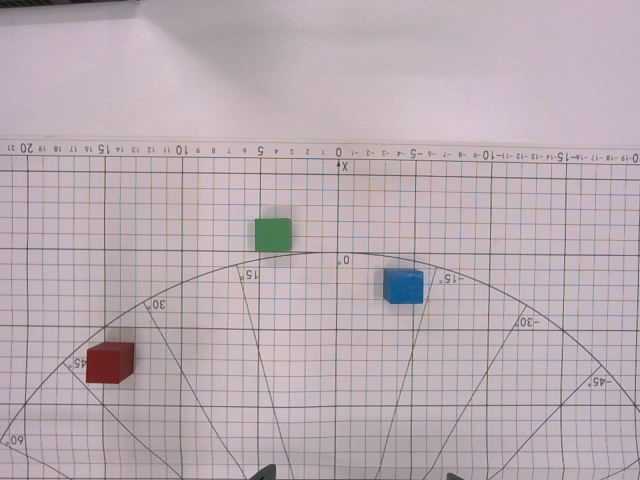
#> input picture Mirobot_data/W10/L01_blue/rgb/00000000.png, 640 x 480 px; the run also reads 1 picture not shown here
$ python compare_rollouts.py --left ../Mirobot_data/W10/L01_blue/rgb/00000000.png --right ../Mirobot_data/W10/L01_blue/rgb/00000002.png
#> lines starting #> are read from the running program, lines starting #| are printed output that depends on the picture
#!/usr/bin/env python3
"""두 롤아웃 영상을 waypoint 기준으로 맞춰 나란히 붙인다. (서버)

스텝 수가 서로 달라도 **같은 waypoint 구간이 같은 시간에 보이도록** 구간마다 길이를 맞춘다.
프레임은 기존 MP4 에서 읽고, 구간 경계는 각 실행의 jsonl 에서 읽는다.

    python -m tools.compare_rollouts \
      --left  rollouts/2026_09_17/compound/10_44_39--compound.mp4 --left-log  data/compound/2026_09_17-10_44_39.jsonl \
      --right rollouts/2026_09_20/follow/11_32_28--follow.mp4     --right-log data/follow/2026_09_20-11_32_28.jsonl \
      --left-title "9/17 Panda 원본" --right-title "9/20 Mirobot 보고값 추종"

영상은 2×2 격자라 카메라 하나만 잘라 쓴다 (`--camera`). 격자 순서는 agentview·frontview / sideview·birdview.
"""

from __future__ import annotations

import argparse
import json
import time
from pathlib import Path

import imageio
import numpy as np
from PIL import Image, ImageDraw

CAMERA_TILE = {"agentview": (0, 0), "frontview": (0, 1), "sideview": (1, 0), "birdview": (1, 1)}
FPS = 20  # 시뮬 20Hz — 20fps 가 실시간이다


def waypoint_spans(log: Path, n_frames: int) -> list[tuple[str, int, int]]:
    """(waypoint 이름, 시작 프레임, 끝 프레임). jsonl 의 waypoint 표시로 구간을 나눈다.

    롤아웃 기록은 스텝마다 한 줄이고 `waypoint` 가 도착 지점에만 붙는다.
    추종 기록은 waypoint 루프 동안만 남기므로, 앞쪽 settle 프레임 수만큼 밀어서 맞춘다.
    """
    rows = [json.loads(line) for line in log.open()]
    rows = [r for r in rows if "meta" not in r]
    offset = n_frames - len(rows)  # 기록에 없는 앞부분(settle) 프레임 수
    spans, start = [], 0
    for i, row in enumerate(rows):
        name = row.get("waypoint")
        if not name:
            continue
        if spans and spans[-1][0] == name:  # 추종 기록은 같은 이름이 연속으로 나온다
            spans[-1] = (name, spans[-1][1], offset + i)
            continue
        spans.append((name, offset + start, offset + i))
        start = i + 1
    return [(name, a, b) for name, a, b in spans if b >= a]


def tile(frame: np.ndarray, camera: str) -> np.ndarray:
    row, col = CAMERA_TILE[camera]
    h, w = frame.shape[0] // 2, frame.shape[1] // 2
    return frame[row * h:(row + 1) * h, col * w:(col + 1) * w]


def pad_to(indices: list[int], length: int) -> list[int]:
    """모자라면 **마지막 프레임을 반복**해 length 개로.

    늘려 맞추면(프레임 복제) 구간 내내 움직임이 툭툭 끊겨 보인다. 먼저 끝난 쪽이 그 자리에서
    기다리게 하면 구간 안에서는 두 영상 모두 제 속도로 흐르고 구간 끝에서 다시 만난다.
    """
    return indices + [indices[-1]] * (length - len(indices)) if indices else []


def stack(a: np.ndarray, b: np.ndarray, args, note: str, note_l: str = "", note_r: str = "") -> np.ndarray:
    """두 장면을 나란히 붙이고 제목·설명 줄을 얹는다."""
    pair = np.hstack([a, np.zeros((a.shape[0], 6, 3), np.uint8), b])
    im = Image.new("RGB", (pair.shape[1], pair.shape[0] + 34), (0, 0, 0))
    im.paste(Image.fromarray(pair), (0, 34))
    d = ImageDraw.Draw(im)
    d.text((6, 4), args.left_title + note_l, fill=(255, 255, 0))
    d.text((pair.shape[1] // 2 + 12, 4), args.right_title + note_r, fill=(255, 255, 0))
    d.text((6, 20), f"{note}   {args.camera}", fill=(200, 200, 200))
    return np.array(im)


def write(frames, keyframes, args) -> None:
    args.out.mkdir(parents=True, exist_ok=True)
    stem = args.out / f"{time.strftime('%H_%M_%S')}--compare-{args.camera}-{args.align}"
    imageio.mimwrite(f"{stem}.mp4", frames, fps=args.fps)
    Image.fromarray(np.vstack(keyframes)).save(f"{stem}--keyframes.png")
    print(f"\nsaved {stem}.mp4  ({len(frames)} frames, {len(frames) / args.fps:.1f}s @ {args.fps}fps)")
    print(f"saved {stem}--keyframes.png")


def main() -> None:
    parser = argparse.ArgumentParser(description=__doc__, formatter_class=argparse.RawDescriptionHelpFormatter)
    parser.add_argument("--left", type=Path, required=True)
    parser.add_argument("--left-log", type=Path, help="--align waypoint 일 때 필요")
    parser.add_argument("--right", type=Path, required=True)
    parser.add_argument("--right-log", type=Path, help="--align waypoint 일 때 필요")
    parser.add_argument("--left-title", default="left")
    parser.add_argument("--right-title", default="right")
    parser.add_argument("--camera", default="frontview", choices=sorted(CAMERA_TILE))
    parser.add_argument("--align", choices=("waypoint", "none"), default="waypoint",
                        help="waypoint: 구간마다 길이를 맞춰 같은 순간에 같은 자세가 보이게 한다. "
                             "none: 각자 제 속도로 재생하고 짧은 쪽은 마지막 장면으로 채운다")
    parser.add_argument("--hold", type=int, default=6, help="waypoint 끝에서 멈춰 보여줄 프레임 수")
    parser.add_argument("--fps", type=int, default=FPS, help="20 이 실시간 (시뮬 20Hz)")
    parser.add_argument("--out", type=Path, default=Path("rollouts") / time.strftime("%Y_%m_%d") / "compare")
    args = parser.parse_args()

    left = [tile(f, args.camera) for f in imageio.mimread(args.left, memtest=False)]
#> in tile, `row, col = CAMERA_TILE[camera]`: row = 0; col = 1
#> in tile, `return frame[row * h:(row + 1) * h, col * w:(col + 1) * w]`:
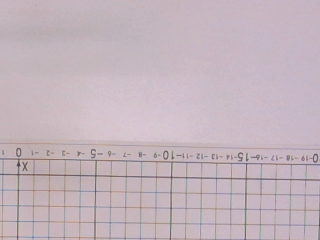
#> returned value: shape (240, 320, 3); mean of channels 0, 1, 2 195.7, 180.7, 188.6; drawn as R, G, B
#> left = 1 item
    right = [tile(f, args.camera) for f in imageio.mimread(args.right, memtest=False)]
#> call 2 of tile, with camera = 'frontview'
#> in tile (call 2), `return frame[row * h:(row + 1) * h, col * w:(col + 1) * w]`:
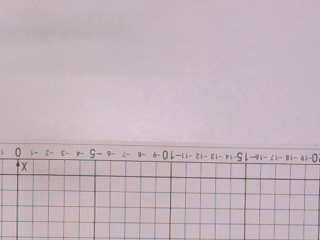
#> returned value: shape (240, 320, 3); mean of channels 0, 1, 2 195.7, 180.6, 188.5; drawn as R, G, B
#> right = 1 item

    if args.align == "none":
        print(f"왼쪽 {len(left)}프레임 / 오른쪽 {len(right)}프레임 — 각자 제 속도로, 짧은 쪽은 마지막 장면으로 채운다")
        frames = []
        for k in range(max(len(left), len(right))):
            a, b = left[min(k, len(left) - 1)], right[min(k, len(right) - 1)]
            note_l = "" if k < len(left) else " (끝)"
            note_r = "" if k < len(right) else " (끝)"
            frames.append(stack(a, b, args, f"{k / args.fps:5.1f}s", note_l, note_r))
        write(frames, [frames[-1]], args)
        return

    l_spans = waypoint_spans(args.left_log, len(left))
    r_spans = waypoint_spans(args.right_log, len(right))
    names = [n for n, _, _ in l_spans]
    if names != [n for n, _, _ in r_spans]:
        raise SystemExit(f"waypoint 목록이 다르다:\n  {names}\n  {[n for n, _, _ in r_spans]}")
    print(f"왼쪽 {len(left)}프레임 / 오른쪽 {len(right)}프레임, waypoint {len(names)}개")

    frames, keyframes = [], []
    for (name, la, lb), (_, ra, rb) in zip(l_spans, r_spans):
        li, ri = list(range(la, lb + 1)), list(range(ra, rb + 1))
        length = max(len(li), len(ri)) + args.hold
        li, ri = pad_to(li, length), pad_to(ri, length)
        print(f"  {name:12} 왼쪽 {lb - la + 1:3d}프레임  오른쪽 {rb - ra + 1:3d}프레임"
              f"  → {length}프레임 (먼저 끝난 쪽은 그 자리에서 기다린다)")
        for a, b in zip(li, ri):
            frames.append(stack(left[a], right[b], args, name))
        keyframes.append(frames[-1])

    write(frames, keyframes, args)


if __name__ == "__main__":
#> (the run stopped early here; a loop or call above may not have finished)
